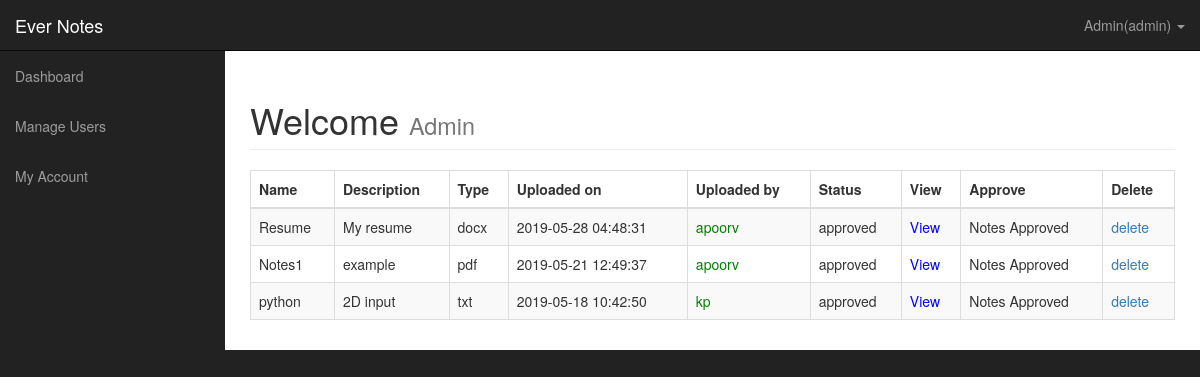
The page /dashboard/ (signed in) on the database its author committed.
### tables this page shows
CREATE TABLE IF NOT EXISTS `uploads` (
  `file_id` int(11) NOT NULL AUTO_INCREMENT,
  `file_name` varchar(225) NOT NULL,
  `file_description` text NOT NULL,
  `file_type` varchar(225) NOT NULL,
  `file_uploader` varchar(225) NOT NULL,
  `file_uploaded_on` timestamp NOT NULL DEFAULT CURRENT_TIMESTAMP ON UPDATE CURRENT_TIMESTAMP,
  `file_uploaded_to` varchar(225) NOT NULL,
  `file` varchar(225) NOT NULL,
  `status` varchar(225) NOT NULL DEFAULT 'not approved yet',
  PRIMARY KEY (`file_id`)
);

### dashboard/index.php (the view, shortened to what this page needs)
<?php include('includes/adminheader.php');  ?>
 <div id="wrapper">
       <?php include 'includes/adminnav.php';?>
        <div id="page-wrapper">
            <div class="container-fluid">
                <div class="row">
                    <div class="col-lg-12">
                        <h1 class="page-header">
                            Welcome
                            <small><?php echo $_SESSION['name']; $branch=$_SESSION['course']; ?></small>
                        </h1>
<?php if($_SESSION['role'] == 'admin') {?>
<div class="row">
<div class="col-lg-12">
        <div class="table-responsive">
<form action="" method="post">
            <table class="table table-bordered table-striped table-hover">
            <thead>
                    <tr>
                        <th>Name</th>
                        <th>Description</th>
                        <th>Type </th>
                        <th>Uploaded on</th>
                        <th>Uploaded by </th>
                        <th>Status</th>
                        <th>View</th>
                        <th>Approve</th>
                        <th>Delete</th>
                    </tr>
                </thead>
                <tbody>
                 <?php
$query = "SELECT * FROM uploads where file_uploaded_to='$branch' ORDER BY file_uploaded_on DESC";
$run_query = mysqli_query($conn, $query) or die(mysqli_error($conn));
if (mysqli_num_rows($run_query) > 0) {
while ($row = mysqli_fetch_array($run_query)) {
    $file_id = $row['file_id'];
    $file_name = $row['file_name'];
    $file_description = $row['file_description'];
    $file_type = $row['file_type'];
    $file_date = $row['file_uploaded_on'];
    $file_uploader = $row['file_uploader'];
    $file_status = $row['status'];
    $file = $row['file'];
    echo "<tr>";
    echo "<td>$file_name</td>";
    echo "<td>$file_description</td>";
    echo "<td>$file_type</td>";
    echo "<td>$file_date</td>";
    echo "<td><a href='viewprofile.php?name=$file_uploader' target='_blank' style='color:green'> $file_uploader </a></td>";
    echo "<td>$file_status</td>";
    echo "<td><a href='allfiles/$file' target='_blank' style='color:blue'>View </a></td>";
	if($file_status!='approved')
	{
	    echo "<td><a onClick=\"javascript: return confirm('Are you sure you want to approve this note?')\"href='?approve=$file_id'><i class='fa fa-times' style='color: red;'></i>Approve</a></td>";
	}
	else
	{
		echo "<td>Notes Approved</td>";
	}
    echo "<td><a onClick=\"javascript: return confirm('Are you sure you want to delete this post?')\" href='?del=$file_id'><i class='fa fa-times' style='color: red;'></i>delete</a></td>";
    echo "</tr>";
}
}
?>
                </tbody>
            </table>
</form>
</div>
</div>
</div>
<?php
}
 ?>
</body>
</html>

### dashboard/includes/adminheader.php (shortened to what this page needs)
<!DOCTYPE html>
<head>
    <link href="css/bootstrap.min.css" rel="stylesheet">
    <link href="css/sb-admin.css" rel="stylesheet">
</head>
<body>

### dashboard/includes/adminnav.php (shortened to what this page needs)
 <nav class="navbar navbar-inverse navbar-fixed-top" role="navigation">
            <div class="navbar-header">
                <a class="navbar-brand" href="index">Ever Notes</a>
            </div>
            <ul class="nav navbar-right top-nav">
                <li class="dropdown">
                    <a href="#" class="dropdown-toggle" data-toggle="dropdown"><i class="fa fa-user"></i> <?php echo $_SESSION['name']."(".$_SESSION['role'].")"; ?> <b class="caret"></b></a>
                </li>
            </ul>
<div class="collapse navbar-collapse navbar-ex1-collapse">
                <ul class="nav navbar-nav side-nav">
                    <li>
                        <a href="index.php" class="active"><i class="fa fa-fw fa-dashboard"></i> Dashboard</a>
                    </li>
                <?php if($_SESSION['role'] == 'admin') {
                    ?>
                   <li>
                         <a href="javascript:;" data-toggle="collapse" data-target="#user"><i class="fa fa-fw fa-users"></i>Manage Users<i class="fa fa-fw fa-caret-down"></i></a>
                    </li>
                    <li>
                        <a href="javascript:;" class="dropdown-toggle" data-toggle="collapse" data-target="#posts"><i class="fa fa-fw fa-file-text"></i> My Account <i class="fa fa-fw fa-caret-down"></i></a>
                        </li>
<?php } ?>
                </ul>
            </div>
        </nav>

### dashboard/css/sb-admin.css (style rules this page uses)
body { margin-top: 100px; background-color: #222; }
@media (min-width:768px) { body { margin-top: 50px; } }
#wrapper { padding-left: 0; }
#page-wrapper { width: 100%; padding: 0; background-color: #fff; }
@media (min-width:768px) { #wrapper { padding-left: 225px; } }
@media (min-width:768px) { #page-wrapper { padding: 10px; } }
.top-nav { padding: 0 15px; }
.top-nav>li { display: inline-block; float: left; }
.top-nav>li>a { padding-top: 15px; padding-bottom: 15px; line-height: 20px; color: #999; }
@media (min-width:768px) { .side-nav { position: fixed; top: 51px; left: 225px; width: 225px; margin-left: -225px; border: none; border-radius: 0; overflow-y: auto; background-color: #222; bottom: 0; overflow-x: hidden; padding-bottom: 40px; } }
@media (min-width:768px) { .side-nav>li>a { width: 225px; } }

### rows shown on the page
uploads: file_name "Resume", file_description "My resume", file_type "docx", file_uploaded_on "2019-05-28 04:48:31", file_uploader "apoorv", status "approved", shows "Notes Approved"
uploads: file_name "Notes1", file_description "example", file_type "pdf", file_uploaded_on "2019-05-21 12:49:37", file_uploader "apoorv", status "approved", shows "Notes Approved"
uploads: file_name "python", file_description "2D input", file_type "txt", file_uploaded_on "2019-05-18 10:42:50", file_uploader "kp", status "approved", shows "Notes Approved"

### other values the page prints
$_SESSION['name'] "Admin"
$_SESSION['role'] "admin"
